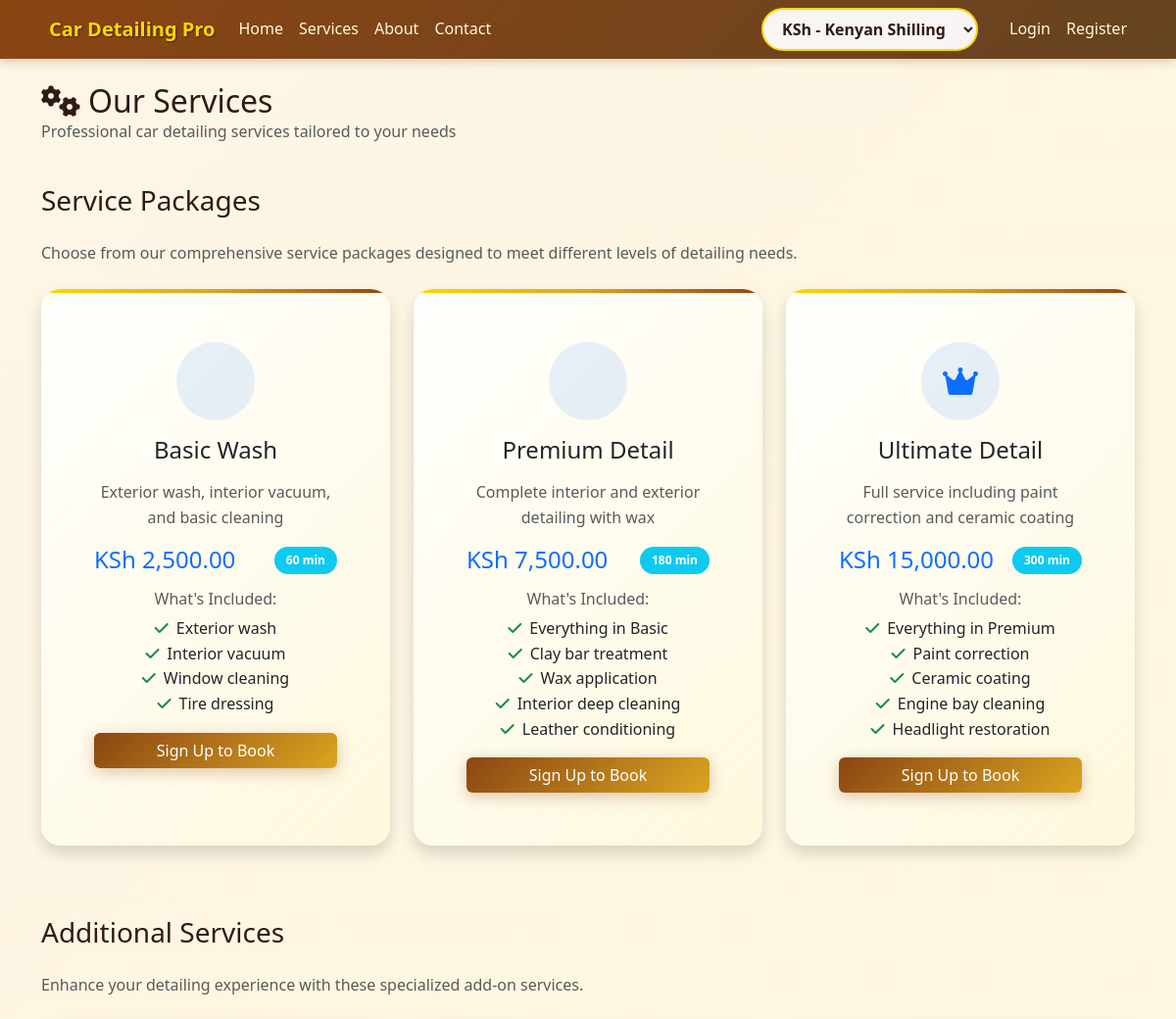
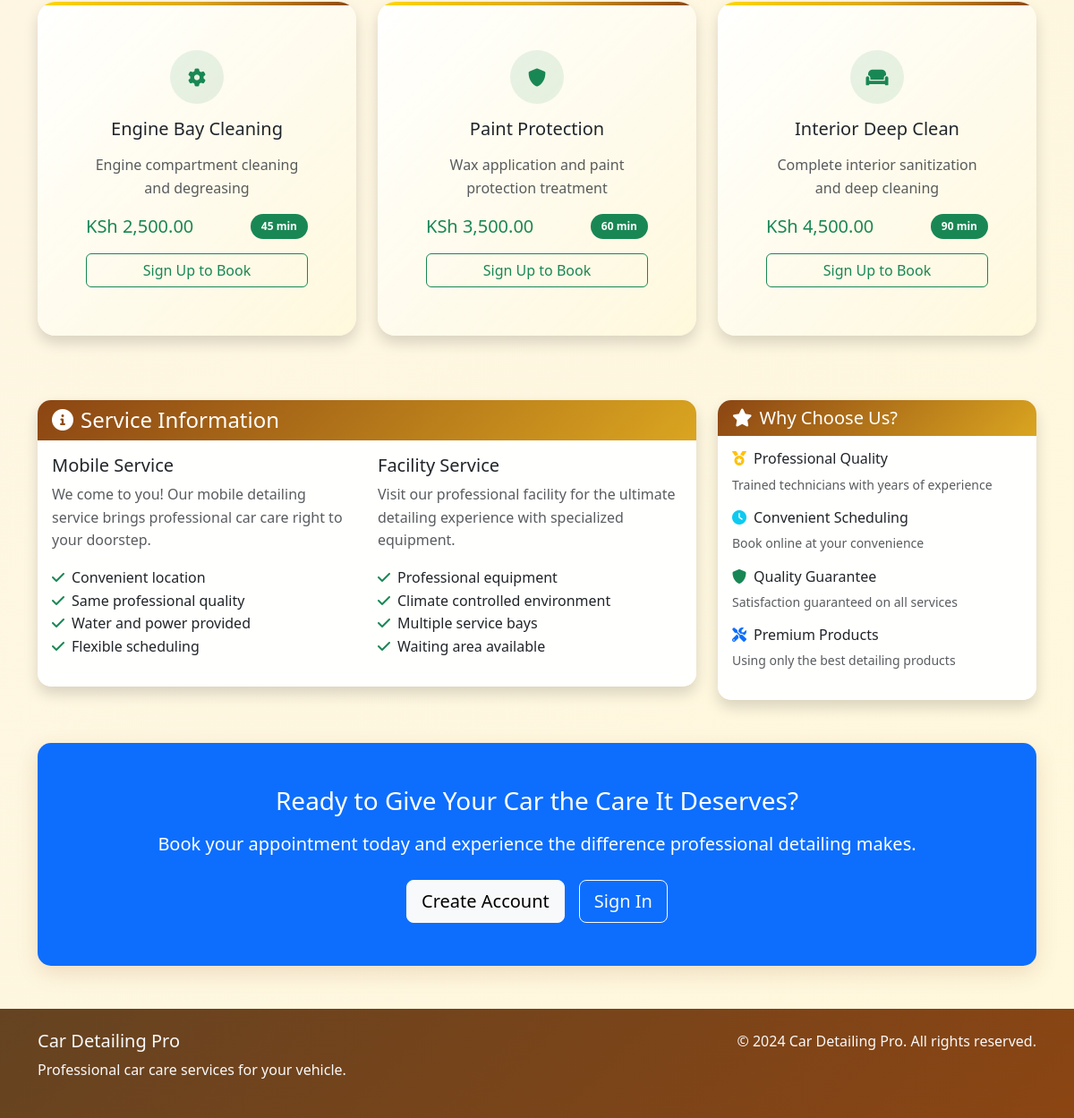
Screenshot of /index.php?page=services with the database file from the repository (2 pictures, top to bottom).
### tables this page shows
CREATE TABLE services (
    id INT AUTO_INCREMENT PRIMARY KEY,
    name VARCHAR(100) NOT NULL,
    description TEXT,
    price DECIMAL(10,2) NOT NULL,
    duration INT NOT NULL COMMENT 'Duration in minutes',
    category ENUM('package', 'addon') DEFAULT 'package',
    is_active TINYINT(1) DEFAULT 1,
    created_at TIMESTAMP DEFAULT CURRENT_TIMESTAMP,
    INDEX idx_category (category),
    INDEX idx_active (is_active)
);

### includes/functions.php (called while the page is built, shortened)
<?php
require_once __DIR__ . '/currency.php';
function is_logged_in() {
    return isset($_SESSION['user_id']);
}
function get_services($category = null) {
    global $conn;
    $sql = "SELECT * FROM services WHERE is_active = 1";
    if ($category) {
        $sql .= " AND category = ?";
    }
    $sql .= " ORDER BY category, price";
    $stmt = $conn->prepare($sql);
    if ($category) {
        $stmt->bind_param("s", $category);
    }
    $stmt->execute();
    $result = $stmt->get_result();
    return $result->fetch_all(MYSQLI_ASSOC);
}
function format_currency($amount, $currency = null) {
    $amount = floatval($amount);
    if ($currency === null) {
        $currency = getCurrentCurrency();
    }
    $formattedAmount = number_format($amount, 2);
    switch ($currency) {
        case 'KES':
            return "KSh " . $formattedAmount;
    }
}
?>

### pages/services.php (the view)
<?php
$packages = get_services('package');
$addons = get_services('addon');
?>
<div class="row mb-4">
    <div class="col-12">
        <h2 class="mb-0"><i class="fas fa-cogs me-2"></i>Our Services</h2>
        <p class="text-muted">Professional car detailing services tailored to your needs</p>
    </div>
</div>
<div class="row mb-5">
    <div class="col-12">
        <h3 class="mb-4">Service Packages</h3>
        <p class="text-muted mb-4">Choose from our comprehensive service packages designed to meet different levels of detailing needs.</p>
    </div>
    <?php foreach ($packages as $package): ?>
        <div class="col-lg-4 col-md-6 mb-4">
            <div class="card service-card h-100 shadow">
                <div class="card-body p-4">
                    <div class="text-center mb-3">
                        <div class="bg-primary bg-opacity-10 rounded-circle d-inline-flex align-items-center justify-content-center mb-3" style="width: 80px; height: 80px;">
                            <?php if (strpos(strtolower($package['name']), 'basic') !== false): ?>
                                <i class="fas fa-car-wash fa-2x text-primary"></i>
                            <?php elseif (strpos(strtolower($package['name']), 'premium') !== false): ?>
                                <i class="fas fa-sparkles fa-2x text-primary"></i>
                            <?php elseif (strpos(strtolower($package['name']), 'ultimate') !== false): ?>
                                <i class="fas fa-crown fa-2x text-primary"></i>
                            <?php else: ?>
                                <i class="fas fa-car fa-2x text-primary"></i>
                            <?php endif; ?>
                        </div>
                        <h4 class="card-title"><?php echo htmlspecialchars($package['name']); ?></h4>
                    </div>
                    <p class="card-text text-muted mb-3"><?php echo htmlspecialchars($package['description']); ?></p>
                    <div class="d-flex justify-content-between align-items-center mb-3">
                        <span class="h4 text-primary mb-0"><?php echo format_currency($package['price']); ?></span>
                        <span class="badge bg-info"><?php echo $package['duration']; ?> min</span>
                    </div>
                    <div class="mb-3">
                        <h6 class="text-muted">What's Included:</h6>
                        <ul class="list-unstyled">
                            <?php if (strpos(strtolower($package['name']), 'basic') !== false): ?>
                                <li><i class="fas fa-check text-success me-2"></i>Exterior wash</li>
                                <li><i class="fas fa-check text-success me-2"></i>Interior vacuum</li>
                                <li><i class="fas fa-check text-success me-2"></i>Window cleaning</li>
                                <li><i class="fas fa-check text-success me-2"></i>Tire dressing</li>
                            <?php elseif (strpos(strtolower($package['name']), 'premium') !== false): ?>
                                <li><i class="fas fa-check text-success me-2"></i>Everything in Basic</li>
                                <li><i class="fas fa-check text-success me-2"></i>Clay bar treatment</li>
                                <li><i class="fas fa-check text-success me-2"></i>Wax application</li>
                                <li><i class="fas fa-check text-success me-2"></i>Interior deep cleaning</li>
                                <li><i class="fas fa-check text-success me-2"></i>Leather conditioning</li>
                            <?php elseif (strpos(strtolower($package['name']), 'ultimate') !== false): ?>
                                <li><i class="fas fa-check text-success me-2"></i>Everything in Premium</li>
                                <li><i class="fas fa-check text-success me-2"></i>Paint correction</li>
                                <li><i class="fas fa-check text-success me-2"></i>Ceramic coating</li>
                                <li><i class="fas fa-check text-success me-2"></i>Engine bay cleaning</li>
                                <li><i class="fas fa-check text-success me-2"></i>Headlight restoration</li>
                            <?php endif; ?>
                        </ul>
                    </div>
                    <?php if (is_logged_in()): ?>
                        <a href="index.php?page=booking" class="btn btn-primary w-100">Book This Service</a>
                    <?php else: ?>
                        <a href="index.php?page=register" class="btn btn-primary w-100">Sign Up to Book</a>
                    <?php endif; ?>
                </div>
            </div>
        </div>
    <?php endforeach; ?>
</div>
<div class="row mb-5">
    <div class="col-12">
        <h3 class="mb-4">Additional Services</h3>
        <p class="text-muted mb-4">Enhance your detailing experience with these specialized add-on services.</p>
    </div>
    <?php foreach ($addons as $addon): ?>
        <div class="col-lg-4 col-md-6 mb-4">
            <div class="card service-card h-100 shadow">
                <div class="card-body p-4">
                    <div class="text-center mb-3">
                        <div class="bg-success bg-opacity-10 rounded-circle d-inline-flex align-items-center justify-content-center mb-3" style="width: 60px; height: 60px;">
                            <?php if (strpos(strtolower($addon['name']), 'interior') !== false): ?>
                                <i class="fas fa-couch fa-lg text-success"></i>
                            <?php elseif (strpos(strtolower($addon['name']), 'paint') !== false): ?>
                                <i class="fas fa-shield-alt fa-lg text-success"></i>
                            <?php elseif (strpos(strtolower($addon['name']), 'engine') !== false): ?>
                                <i class="fas fa-cog fa-lg text-success"></i>
                            <?php else: ?>
                                <i class="fas fa-plus fa-lg text-success"></i>
                            <?php endif; ?>
                        </div>
                        <h5 class="card-title"><?php echo htmlspecialchars($addon['name']); ?></h5>
                    </div>
                    <p class="card-text text-muted mb-3"><?php echo htmlspecialchars($addon['description']); ?></p>
                    <div class="d-flex justify-content-between align-items-center mb-3">
                        <span class="h5 text-success mb-0"><?php echo format_currency($addon['price']); ?></span>
                        <span class="badge bg-success"><?php echo $addon['duration']; ?> min</span>
                    </div>
                    <?php if (is_logged_in()): ?>
                        <a href="index.php?page=booking" class="btn btn-outline-success w-100">Add to Booking</a>
                    <?php else: ?>
                        <a href="index.php?page=register" class="btn btn-outline-success w-100">Sign Up to Book</a>
                    <?php endif; ?>
                </div>
            </div>
        </div>
    <?php endforeach; ?>
</div>
<div class="row">
    <div class="col-lg-8">
        <div class="card shadow">
            <div class="card-header bg-primary text-white">
                <h4 class="mb-0"><i class="fas fa-info-circle me-2"></i>Service Information</h4>
            </div>
            <div class="card-body">
                <div class="row">
                    <div class="col-md-6">
                        <h5>Mobile Service</h5>
                        <p class="text-muted">We come to you! Our mobile detailing service brings professional car care right to your doorstep.</p>
                        <ul class="list-unstyled">
                            <li><i class="fas fa-check text-success me-2"></i>Convenient location</li>
                            <li><i class="fas fa-check text-success me-2"></i>Same professional quality</li>
                            <li><i class="fas fa-check text-success me-2"></i>Water and power provided</li>
                            <li><i class="fas fa-check text-success me-2"></i>Flexible scheduling</li>
                        </ul>
                    </div>
                    <div class="col-md-6">
                        <h5>Facility Service</h5>
                        <p class="text-muted">Visit our professional facility for the ultimate detailing experience with specialized equipment.</p>
                        <ul class="list-unstyled">
                            <li><i class="fas fa-check text-success me-2"></i>Professional equipment</li>
                            <li><i class="fas fa-check text-success me-2"></i>Climate controlled environment</li>
                            <li><i class="fas fa-check text-success me-2"></i>Multiple service bays</li>
                            <li><i class="fas fa-check text-success me-2"></i>Waiting area available</li>
                        </ul>
                    </div>
                </div>
            </div>
        </div>
    </div>
    <div class="col-lg-4">
        <div class="card shadow">
            <div class="card-header bg-success text-white">
                <h5 class="mb-0"><i class="fas fa-star me-2"></i>Why Choose Us?</h5>
            </div>
            <div class="card-body">
                <div class="mb-3">
                    <h6><i class="fas fa-medal text-warning me-2"></i>Professional Quality</h6>
                    <p class="text-muted small">Trained technicians with years of experience</p>
                </div>
                <div class="mb-3">
                    <h6><i class="fas fa-clock text-info me-2"></i>Convenient Scheduling</h6>
                    <p class="text-muted small">Book online at your convenience</p>
                </div>
                <div class="mb-3">
                    <h6><i class="fas fa-shield-alt text-success me-2"></i>Quality Guarantee</h6>
                    <p class="text-muted small">Satisfaction guaranteed on all services</p>
                </div>
                <div class="mb-3">
                    <h6><i class="fas fa-tools text-primary me-2"></i>Premium Products</h6>
                    <p class="text-muted small">Using only the best detailing products</p>
                </div>
            </div>
        </div>
    </div>
</div>
<div class="row mt-5">
    <div class="col-12">
        <div class="card bg-primary text-white text-center">
            <div class="card-body py-5">
                <h3 class="mb-3">Ready to Give Your Car the Care It Deserves?</h3>
                <p class="lead mb-4">Book your appointment today and experience the difference professional detailing makes.</p>
                <?php if (is_logged_in()): ?>
                    <a href="index.php?page=booking" class="btn btn-light btn-lg">Book Your Appointment</a>
                <?php else: ?>
                    <div class="d-flex gap-3 justify-content-center">
                        <a href="index.php?page=register" class="btn btn-light btn-lg">Create Account</a>
                        <a href="index.php?page=login" class="btn btn-outline-light btn-lg">Sign In</a>
                    </div>
                <?php endif; ?>
            </div>
        </div>
    </div>
</div>

### rows the page displays
services: name "Basic Wash", description "Exterior wash, interior vacuum, and basic cleaning", price "KSh 2,500.00", duration "60", shows "Interior vacuum"
services: name "Premium Detail", description "Complete interior and exterior detailing with wax", price "KSh 7,500.00", duration "180", shows "Everything in Basic"
services: name "Ultimate Detail", description "Full service including paint correction and ceramic coating", price "KSh 15,000.00", duration "300", shows "Everything in Premium"
services: name "Engine Bay Cleaning", description "Engine compartment cleaning and degreasing", price "KSh 2,500.00", duration "45"
services: name "Paint Protection", description "Wax application and paint protection treatment", price "KSh 3,500.00", duration "60"
services: name "Interior Deep Clean", description "Complete interior sanitization and deep cleaning", price "KSh 4,500.00", duration "90"

### other values shown
form field value "KSh - Kenyan Shilling"
